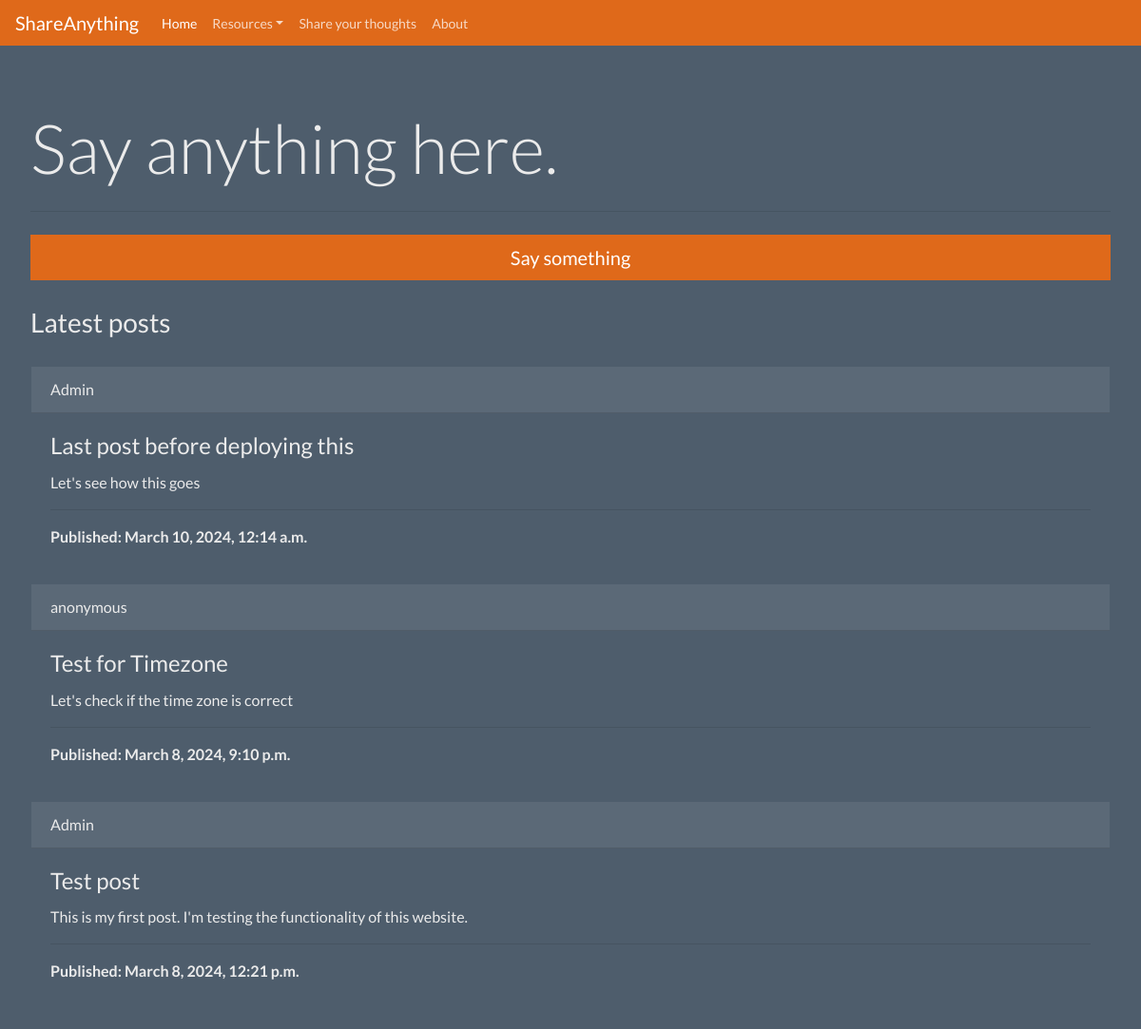
Before: /thoughts/ with the older database file.
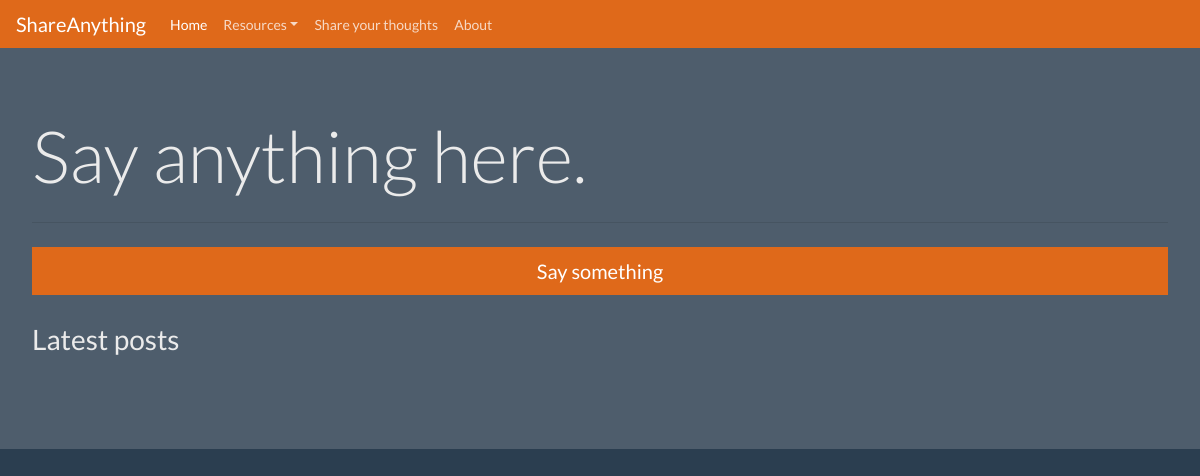
After: the same page with the newer database file.
### thoughts/models.py (models this page shows, shortened)
class Post(models.Model):
    title = models.CharField(max_length=250)
    slug = models.SlugField(max_length=250, unique_for_date='publish')
    author = models.CharField(max_length=250, default="Anonymous") # author name
    publish = models.DateTimeField(default=timezone.now)
    body = models.TextField()
    class Meta:
        ordering = ('-publish',)

### thoughts/views.py (the view)
# urls.py: path('', views.post_list, name="post_list")
@csrf_exempt
def post_list(request):
    posts = Post.objects.all().order_by("-publish")
    new_post = None
    if request.method == "POST":
        form = PostForm(data=request.POST)
        if form.is_valid():
            try:
                new_post = form.save(commit=False)
                new_post.title = request.POST["title"]
                new_post.author = request.POST["author"]
                new_post.body = request.POST["body"]
                new_post.save()
                return HttpResponse("1")
            except:
                return HttpResponse("Error")
    else:
        form = PostForm()
    return render(request, 'thoughts/post-list.html', {"posts":posts, 'new_post': new_post, 'post_form': form})

### templates/thoughts/post-list.html (shortened to what this page needs)
{% extends "base.html" %}
{% block content %}
<div class="jumbotron">
    <h2 class="display-3">Say anything here.</h2>
    <hr class="my-4">
    <a type="button" class="btn btn-primary btn-lg btn-block" data-toggle="modal" data-target="#newPost">Say something</a>
    <h3 style="margin-bottom: 1em; margin-top: 1em;">Latest posts</h3>
    {% for post in posts %}
    <div class="card border-dark mb-3">
        <div class="card-header">{{ post.author}}</div>
        <div class="card-body">
            <h4 class="card-title">{{ post.title }}</h4>
            <p class="card-text">{{ post.body }}</p>
            <hr>
            <p class="card-text" style="font-weight: bold;">Published: {{ post.publish }}</p>
        </div>
    </div>
    {% endfor %}
</div>
{% endblock %}

### templates/base.html (shortened to what this page needs)
{% load static %}
<!DOCTYPE html>
<html>
<head>
<link rel="stylesheet" href="{% static 'bootstrap/superhero.css' %}">
</head>
<body>
    {% include "header.html" %}
    {% block content%}{% endblock %}
</body>
</html>

### templates/header.html (shortened to what this page needs)
{% load static %}
<nav class="navbar navbar-expand-lg navbar-dark bg-primary">
    <a class="navbar-brand" href="{% url 'home' %}">ShareAnything</a>
    <div class="collapse navbar-collapse" id="navbarColor01">
        <ul class="navbar-nav mr-auto">
            <li class="nav-item active">
                <a class="nav-link" href="{% url 'home' %}">Home
                </a>
            </li>
            <li class="nav-item dropdown">
                <a class="nav-link dropdown-toggle" data-toggle="dropdown" href="#" role="button" aria-haspopup="true" aria-expanded="false">Resources</a>
            </li>
            <li class="nav-item">
                <a class="nav-link" href="{% url 'thoughts:post_list' %}">Share your thoughts</a>
            </li>
            <li class="nav-item">
                <a class="nav-link" href="{% url 'about' %}">About</a>
            </li>
        </ul>
    </div>
</nav>

Changed rows visible on the page:
removed Post: author "Admin", title "Last post before deploying this", body "Let's see how this goes", publish "March 10, 2024, 12:14 a.m."
removed Post: author "anonymous", title "Test for Timezone", body "Let's check if the time zone is correct", publish "March 8, 2024, 9:10 p.m."
removed Post: author "Admin", title "Test post", body "This is my first post. I'm testing the functionality of this website.", publish "March 8, 2024, 12:21 p.m."
